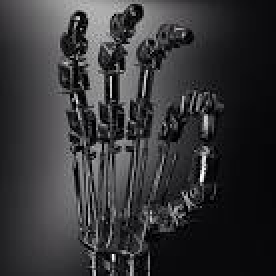
#> input picture _img/terminator_hand.jpg, 138 x 138 px (shown 2 times larger)
$ python redimensiona.py
#> lines starting #> are read from the running program, lines starting #| are printed output that depends on the picture
import numpy as np
import cv2

img = cv2.imread('../../_img/terminator_hand.jpg')
#> img is the input picture: shape (138, 138, 3); mean B, G, R 55, 53.1, 53.3

cv2.imshow('Original', img)

largura = img.shape[1]
#> largura = 138
altura  = img.shape[0]
#> altura = 138

proporcao    = float(altura / largura)
#> proporcao = 1
largura_nova = 320  # pixels
altura_nova  = int(largura_nova * proporcao)
#> altura_nova = 320

tamanho_novo = (largura_nova, altura_nova)
#> tamanho_novo = (320, 320)

img_redimensionada = cv2.resize(img, tamanho_novo, interpolation = cv2.INTER_AREA)
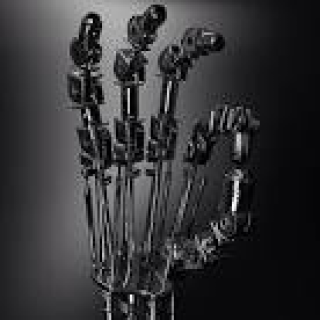
#> img_redimensionada: shape (320, 320, 3); mean B, G, R 54.9, 53, 53.2

cv2.imshow('Redimensionada', img_redimensionada)
cv2.waitKey(0)
cv2.destroyAllWindows()
